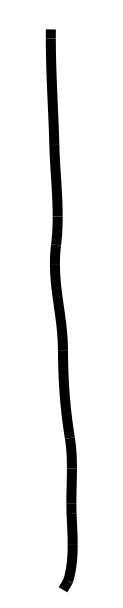
#> input picture num_1.png, 123 x 608 px
$ python crop_image.py num_1.png   (Python 2 division)
#> lines starting #> are read from the running program, lines starting #| are printed output that depends on the picture
import numpy as np
import cv2
import sys

def crop_image(name, thicken =False):
#> called with name = 'num_1.png', thicken = False
    image = cv2.cvtColor(cv2.imread(name), cv2.COLOR_BGR2GRAY)
#> image: shape (608, 123); min 0, max 255, mean 235.8
    raw, col =image.shape
#> raw = 608; col = 123
    stride =20
    x1=x2=y1=y2=0
    for x in range(stride*3,raw, stride):
        for y in range(0,col,stride):
            if image[x][y] <100:
                x1 =x
                break
        else: continue
        break

    for y in range(stride*3,col, stride):
        for x in range(0,raw,stride):
            if image[x][y] <100:
                y1 =y
                break
        else: continue
        break

    for x in range(raw-stride*3,stride, -stride):
        for y in range(0,col,stride):
            if image[x][y] <100:
                x2 =x
                break
        else: continue
        break

    for y in range(col-stride*3,stride,-stride):
        for x in range(0,raw,stride):
            if image[x][y] <100:
                y2 =y
                break
        else: continue
        break
    image =image[x1-3*stride:x2+3*stride, y1-3*stride:y2+3*stride]
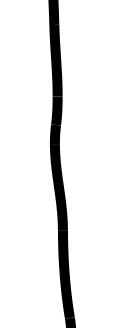
#> image: shape (328, 123); min 0, max 255, mean 234.2
    cv2.imwrite(name, image)


def main(argv):
    crop_image(argv)
    print u'crop success!'

if __name__ == "__main__":
	main(sys.argv[1])

$ run again, on num_4.png
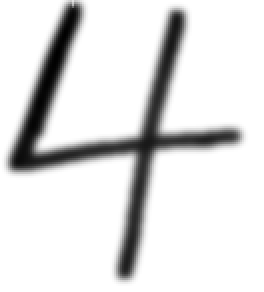
#> input picture num_4.png, 132 x 146 px (shown 2 times larger)
#> in crop_image, `image =image[x1-3*stride:x2+3*stride, y1-3*stride:y2+3*stride]`:
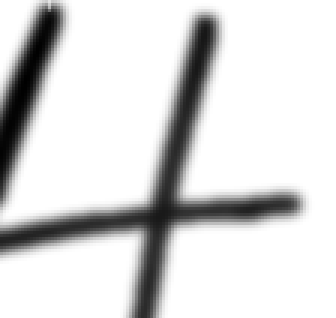
#> image: shape (106, 112) (shown 3 times larger); min 0, max 255, mean 216.6
